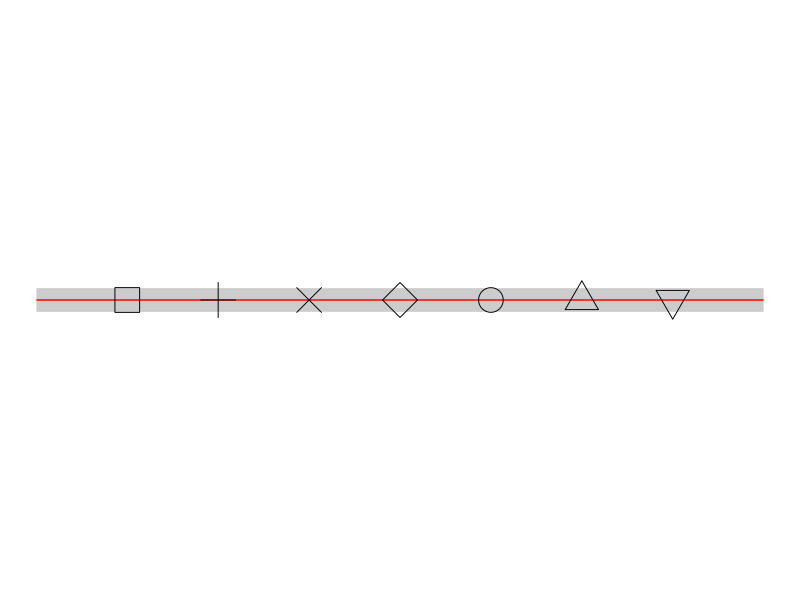

This figure's R source: (Note: this script raises an error after producing the figure.)
library(ggplot2)
library(gridExtra)
library(proto)

d1 <- data.frame(x = -1, xend = 7, y = 1, yend = 1)
d2 <- data.frame(x = 0:6, y = 1)

ggplot(d1, aes(x = x, y = y)) +
  geom_segment(data = d1, aes(xend = xend, yend = yend), size = 8, color = "grey80") +
  geom_segment(data = d1, aes(x = -1, xend = 7, y = 1, yend = 1), color = "red") +
  geom_point(data = d2, shape = c(0, 3, 4, 5, 1, 2, 6), size = 8) +
  theme_void()





GeomNgon <- proto(Geom, {
  objname <- "ngon"
  desc <- "Regular polygons"
 
  draw <- function(., data, scales, coordinates, ...) {
    with(coordinates$transform(data, scales),
      ggname(.$my_name(), 
ngonGrob(x, y, sides, size, angle, ar, col=alpha(colour, alpha), fill = alpha(fill, alpha)))
    )
  }
  
  required_aes <- c("x", "y")
  default_aes <- function(.) 
	aes(sides=5, size=1, angle=0, ar=1, colour=NA, fill = "grey50", alpha = 1)
  default_stat <- function(.) StatIdentity
  guide_geom <- function(.) "polygon"
  
  examples <- function() {
	dsmall <- sample.df(diamonds)
	d <- ggplot(dsmall, aes(carat, price))
	d + geom_ngon(aes(fill=carat), sides=4, size=2)
  }
})


ngonGrob <- function(x, y, sides=5, size = rep(1, length(x)), 
						angle=rep(pi/2, length(x)), ar = rep(1.5, length(x)), 
						colour = "grey50", fill = "grey90") {
							
  stopifnot(length(y) == length(x))
  
res <- max(resolution(x, FALSE), resolution(y, FALSE))
  # dx <- res/diff(range(x))
  # dy <- res/diff(range(y))
  
  n <- length(x)

# create a list of n polygons of identical size and orientation
if(length(sides) == 1 ) {
	ngonC <- polygon.regular(sides) #x, y, d=1, n=4
	ngonC <- llply(seq_along(x), function(ii) ngonC)
	 } else {
	sides <- rep(sides, length.out=length(x))
	ngonC <- llply(sides, polygon.regular)
}

# stretch the polygons, then rotate them
# aspect ratio factor for constant area
ngonC.list <- 
llply(seq_along(ngonC), function(ii) 
		size[ii]* res * ngonC[[ii]] %*% matrix(c(sqrt(ar[ii]), 0, 0, 1/sqrt(ar[ii])), ncol=2) %*%
		matrix(c(cos(angle[ii]), -sin(angle[ii]), sin(angle[ii]), cos(angle[ii])), nrow = 2)
		)

vertices <- laply(ngonC.list, nrow)
reps.x <- do.call(c, llply(seq_along(x), function(ii) rep(x[ii], vertices[ii])))
reps.y <- do.call(c, llply(seq_along(y), function(ii) rep(y[ii], vertices[ii])))

ngonXY <- do.call(rbind, ngonC.list)

 polygonGrob(
    x = ngonXY[, 1] + reps.x,
    y = ngonXY[, 2] + reps.y,
    default.units = "native",
    id.lengths = unlist(vertices), gp = gpar(col = colour, fill = fill)
  )
}

# 
# geom_ngon <- GeomNgon$build_accessor()
